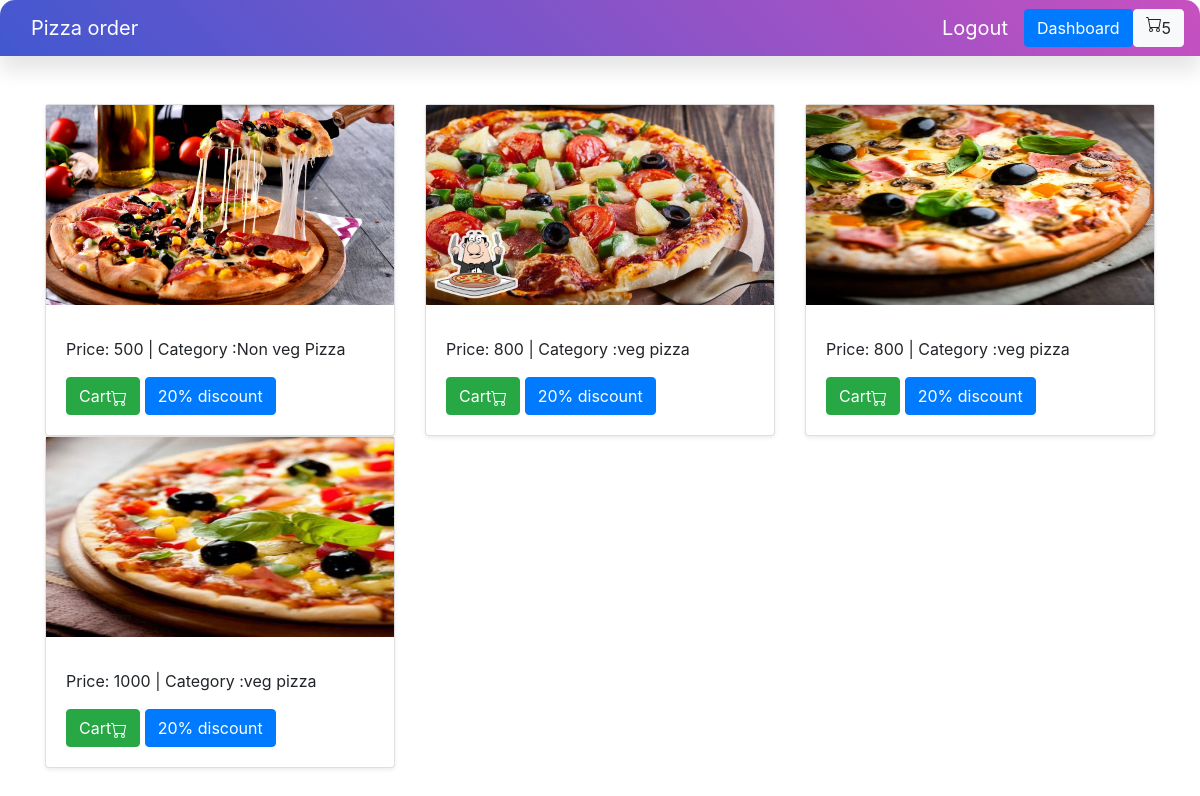
/ (signed in), run on the app's committed database.
### home/models.py (models this page shows)
class BaseModel(models.Model):
    uid=models.UUIDField(default=uuid.uuid4, editable=False,primary_key=True)
    created_at=models.DateField(auto_now_add=True)
    updated_at=models.DateField(auto_now_add=True)
    class Metas:
        abstract=True

class Pizza(BaseModel):
    category = models.ForeignKey(PizzaCategory, on_delete=models.CASCADE, related_name='category')
    pizza_name=models.CharField(max_length=100)
    price=models.IntegerField(default=100)
    images=models.ImageField(upload_to='pizza')

class PizzaCategory(BaseModel):
    category_name=models.CharField(max_length=100)

### home/views.py (the view)
# urls.py: path('', home),
def home(request):
    pizzas = Pizza.objects.all()
    return render(request, 'home.html', {'pizzas': pizzas})

### templates/home.html (shortened to what this page needs)
{% extends 'base.html'%}
{%block content%}
<div class="album py-5 bg-body-tertiary">
    <div class="container">
      <div class="row row-cols-1 row-cols-sm-2 row-cols-md-3 g-3">
          {% for pizza in pizzas%}
        <div class="col">
          <div class="card shadow-sm">
            <img src="/media/{{pizza.images}}" height="200px" >
            <div class="card-body">
              <p class="card-text">Price: {{pizza.price}}  |  Category :{{pizza.category.category_name}} </p>
              <a href="{% url 'add-cart' pizza.uid %}" class="btn btn-success">Cart</a>
                <a href="#" class="btn btn-primary"> 20% discount</a>
              </div>
            </div>
          </div>
           {% endfor%}
        </div>
    </div>
  </div>
{% endblock %}

### templates/base.html (shortened to what this page needs)
<!DOCTYPE html>
<html lang="en">
<head>
    <link
      rel="stylesheet"
      href="https://stackpath.bootstrapcdn.com/bootstrap/4.5.2/css/bootstrap.min.css" />
    <link rel='stylesheet' href="/static/css/navbar.css">
</head>
<body>
<nav class="navbar navbar-expand-lg navbar-light nav">
    <div class="container-fluid">
      <a class="navbar-brand" href="/">Pizza order </a>
    </div>
    <div class="collapse navbar-collapse justify-content-end" id="navbarSupportedContent">
        {% if request.user.is_authenticated %}
        <a class="navbar-brand navbar-right" href="{% url 'logout'%}">Logout </a>
        <a class="btn btn-primary navbar-right"  href="{% url 'order'%}">Dashboard </a>
        {% else %}
        <a class="navbar-brand navbar-right" href="{% url 'login'%}">Login </a>
        <a class="navbar-brand navbar-right" href="{% url 'register'%}">Register </a>
        {% endif %}
           <a href="{% url 'cart'%}" class="btn btn-light btn-right button-container" >{{request.user.get_cart_count}}</a>
        </div>
    </nav>
{% block content%}
{% endblock %}
</body>
</html>

### static/css/navbar.css (style rules this page uses)
.nav { background: #fff; border-radius: 15px; box-shadow: 0px 15px 20px rgba(0,0,0,0.1); border-radius: 15px 15px 0 0; background: linear-gradient(-135deg, #c850c0, #4158d0); }
.navbar .navbar-brand { color: #fff; }
.navbar { place-items: right; }
.button-container { display: flex; }

### data on the page
Pizza: images (picture), price "500", category.category_name "Non veg Pizza"
Pizza: images (picture), price "800", category.category_name "veg pizza"
Pizza: images (picture), price "800", category.category_name "veg pizza"
Pizza: images (picture), price "1000", category.category_name "veg pizza"

### other printed values
{{ request.user.get_cart_count }} "5"
